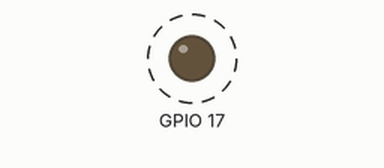
This program was run on a simulated Raspberry Pi (BCM pin numbers). On the bench: output pins drawn as LEDs (lit = HIGH). Dashed ring = blinking. The camera gives no picture and a still takes 0.5 s.

Above: at 2.2 s.
Timing chart, 0 to 5.0 s (numbered marks = the images above):
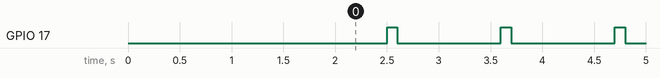

The program:

picture-gpio.py
```python
import gpiod
import time

from picamera2 import Picamera2, Preview


picam = Picamera2()
config = picam.create_preview_configuration()
picam.configure(config)

picam.start()
time.sleep(2)

LED_PIN = 17
chip = gpiod.Chip('gpiochip4')
led_line = chip.get_line(LED_PIN)
led_line.request(consumer="LED", type=gpiod.LINE_REQ_DIR_OUT)
try:
   while True:
        picam.capture_file("/home/docker/catkin_ws/src/camera/scripts/test-python.jpg")
        led_line.set_value(1)
        time.sleep(0.1)
        led_line.set_value(0)
        time.sleep(0.5)  # Sleep for one second

finally:
   led_line.release()

picam.close()
```

Measured:
- by itself, GPIO 17: alternates HIGH for 0.10 s and LOW for 1.0 s
